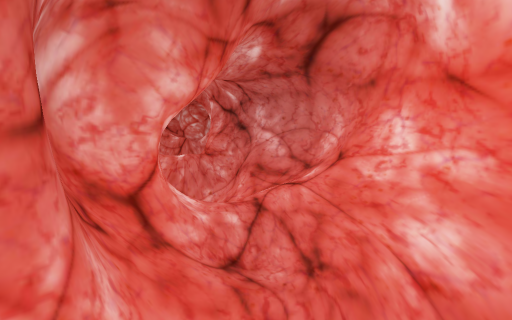
View 1 (above)

12 first-person views from a walk through a 3-D level made in the Unity game engine. The camera is 1.3 m above the floor, tilts 8° down and sees 85° across. The floor is counted in squares, 0.5 m on a side. Each view is taken from the middle of a square. On the plan, view 1 faces up. The plan holds only what a view shows up to about 19 squares ahead; the rest is blank. The place goes on beyond the plan. Some animated figures are not drawn.

View 2
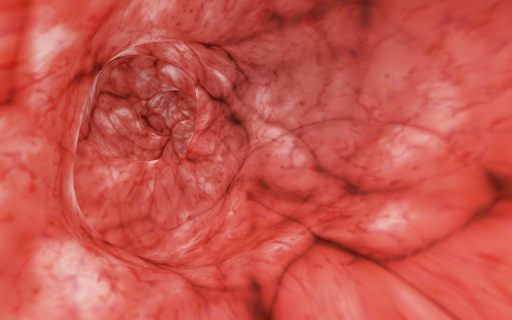

View 3
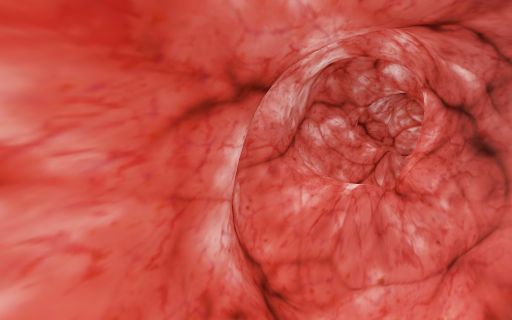

View 4
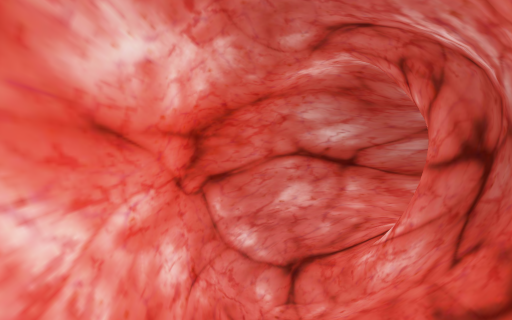

View 5
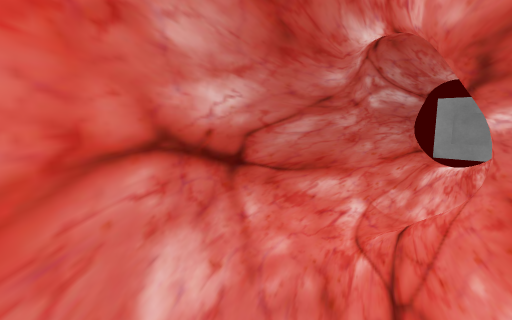

View 6
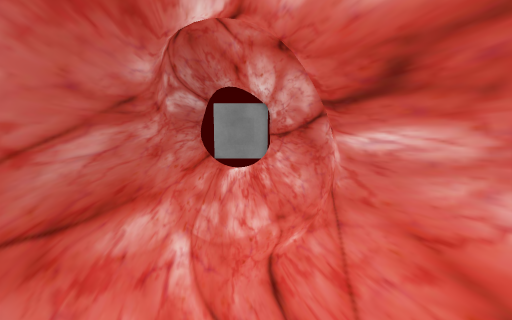

View 7
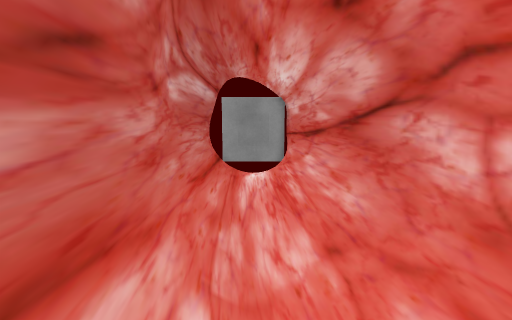

View 8
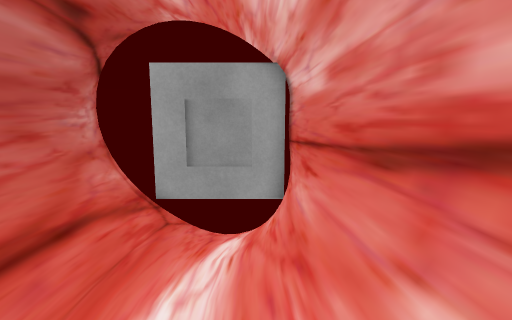

View 9
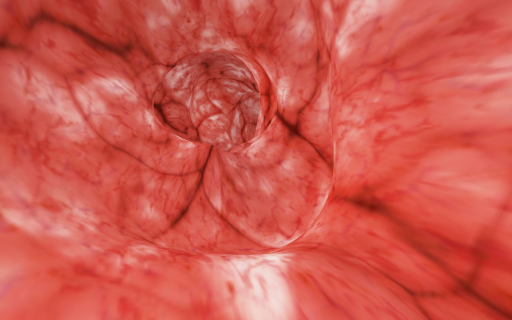

View 10
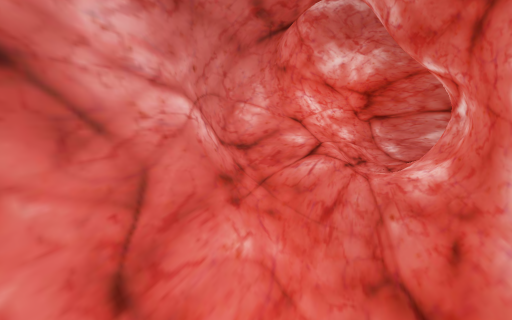

View 11
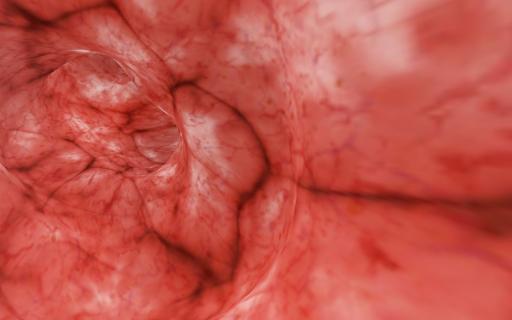

View 12
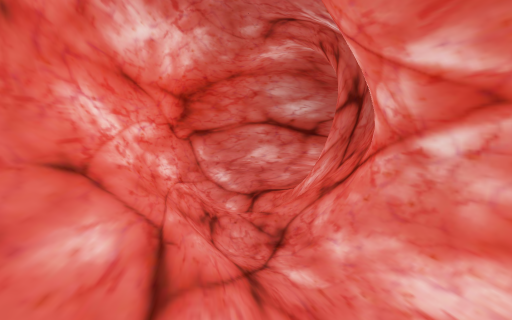

### Floor plan
Key: @ floor where view 1 was taken; # wall or solid block; . main floor; : floor 0.25 m higher than the main floor; - floor 0.25 m lower than the main floor; + floor 0.5 m higher than the main floor; _ floor 0.5 m lower than the main floor; * floor 0.75 m higher than the main floor; < floor 0.75 m lower than the main floor; / step, stairs or slope; = window, fence, low wall or low ledge; O other object.
Columns run from 23 left of view 1 to 3 right of it. Each row starts with its distance up from view 1.
 28                   #
 27                #OO#
 26                #OO##
 25                #O//#
 24               ##//_##
 23               ##/__##
 22               #=///=#
 21               #=/ /=#
 20               ##///=#
 19                #/++###
 18                ##+:+=##
 17                ##///###
 16                 #=///=##
 15                 #=///###
 14                 ##/<</=#
 13                  ##/</=##
 12                   ##///###
 11                    ##////#
 10                    ##////#
  9                     ##://#
  8                     ## //#
  7                      ##//##
  6                      ##./*#
  5                      #/./=#
  4                      #/:/##
  3                      #///=#
  2                     ##/./=#
  1       ########### ### .//##
  0 ########=#//////####/..@##
 -1 #/////////.----////:://##
 -2 =-//.::::...---....:/###
 -3 #//////////////########
 -4 #//#############
 -5 =####

Positions as (right, up) in squares from view 1, and headings:
1: (0, 0), facing up
2: (0, 5), facing up
3: (0, 8), facing up-left
4: (1, 8), facing down
5: (1, 1), facing down-left
6: (-1, -1), facing left
7: (-4, -2), facing left
8: (-14, -1), facing left
9: (-5, 16), facing up
10: (-4, 16), facing down-right
11: (-6, 20), facing down
12: (0, 11), facing down
